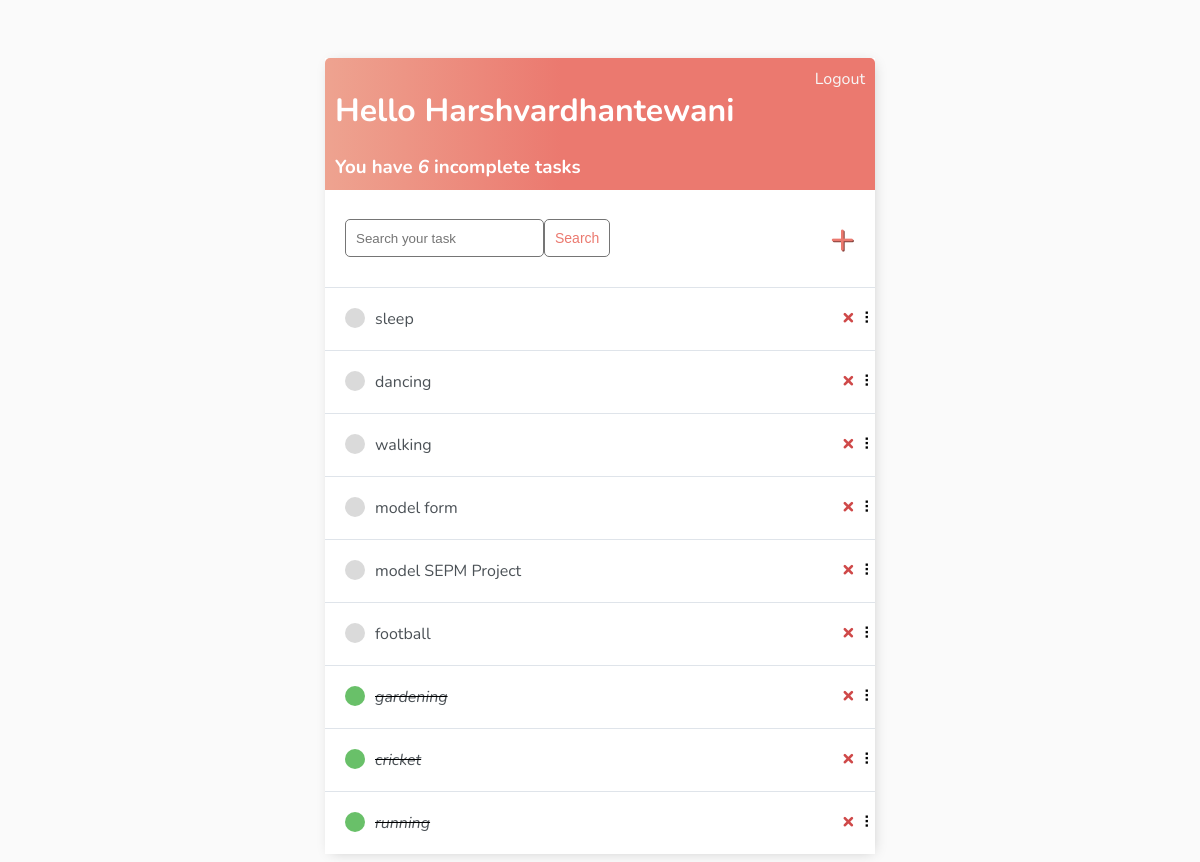
The app's page / (signed in) with its own data.
### base/models.py (models this page shows)
class Task(models.Model):
    user = models.ForeignKey(User, on_delete=models.CASCADE, null=True, blank=True)
    title =models.CharField(max_length=200)
    description =models.TextField(null=True, blank=True)
    complete =models.BooleanField(default=False)
    create =models.DateTimeField(auto_now_add=True)
    def __str__(self):
        return self.title
    class Meta:
        ordering=['complete']

### base/views.py (the view)
# urls.py: path("", TaskList.as_view(), name="tasks"),
class TaskList(LoginRequiredMixin, ListView):
    model =  Task
    context_object_name="tasks"
    def get_context_data(self, **kwargs):
        context= super().get_context_data(**kwargs)
        context['tasks']=context['tasks'].filter(user=self.request.user)
        context['count']=context['tasks'].filter(complete=False).count()
        search_input=self.request.GET.get('search-area') or ''
        if search_input:
            context['tasks']=context['tasks'].filter(title__startswith=search_input)
        return context
        context['search_input']=search_input

### base/templates/base/task_list.html
{% extends 'base/main.html' %}
{% block content %}
<div class="header-bar">
    <div>
        <h1>Hello {{request.user|title}}</h1>
        <h3 style="margin:0">You have <i>{{count}}</i> incomplete task{{count|pluralize:"s"}}</h3>
    </div>
    {% if request.user.is_authenticated %}
    <a href="{% url 'logout' %}">Logout</a>
    {% else %}
    <a href="{% url 'login' %}">Login</a>
    {% endif %}
</div>
<div id="search-add-wrapper">
    <form method="GET" style="display: flex;">
        <input type='text' name='search-area' placeholder="Search your task" value="{{search_input}}">
        <input class="button" type="submit" value='Search'>
    </form>
    {% if tasks|length > 0 %}
    <a id="add-link" href="{% url 'task-create' %}">&#x2b;</a>
    {% endif %}
</div>
<div id="tasklist" class="task-items-wrapper">
    {% for task in tasks %}
    <div class="task-wrapper" data-position="{{task.pk}}">
        <div class="task-title">
            {% if task.complete %}
            <div class="task-complete-icon"></div>
            <i><s><a href="{% url 'task-update' task.id %}">{{task}}</a></s></i> {% else %}
            <div class="task-incomplete-icon"></div>
            <a href="{% url 'task-update' task.id %}">{{task}}</a> {% endif %}
        </div>
        <div class="task-controls">
            <a class="delete-link" href="{% url 'task-delete' task.id %}">&#215;</a>
            <span class="handle">&nbsp;&#10247;</span>
        </div>
    </div>
    {% empty %}
    <div style="text-align: center; padding-bottom: 10px; line-height: 1em;">
        <h3>No new tasks are created.</h3>
        <h3>Create a <a style="text-decoration: none; color: #e53935;" href="{% url 'task-create' %}">New task</a> ! </h3>
    </div>
    {% endfor %}
</div>
{% endblock content %}

### base/templates/base/main.html (shortened to what this page needs)
<!DOCTYPE html>
<html>
    <head>
    </head>
    <body>
        <div class="container">
            {% block content %}
            {% endblock content %}
    </body>
</html>

### base/templates/base/main.html (style rules this page uses)
body { background-color: #FAFAFA; font-family: 'Nunito', sans-serif; padding-top: 50px ; }
a, p { color:#4b5156; }
.container { max-width: 550px; margin: auto; background-color: #fff; -webkit-box-shadow: 2px 2px 13px -4px rgba(0,0,0,0.21); box-shadow: 2px 2px 13px -4px rgba(0,0,0,0.21); }
.header-bar { display: flex; justify-content: space-between; color: #fff; padding: 10px; border-radius: 5px 5px 0 0; background: linear-gradient(90deg, #EEA390 0%, #EB796F 43%, #EB796F 100% ); }
.header-bar a { color:rgb(247,247,247); text-decoration: none; }
.task-wrapper { display: flex; align-items: center; justify-content: space-between; background-color: #fff; border-top: 1px solid #dfe4ea; overflow: hidden; }
.task-title { display: flex; padding: 20px; }
.task-title a { text-decoration: none; color: #4b5156; margin-left: 10px; }
.task-complete-icon { height: 20px; width: 20px; background-color: rgb(105, 192, 105); border-radius: 50%; }
.task-incomplete-icon { height: 20px; width: 20px; background-color: rgb(218, 218, 218); border-radius: 50%; }
.delete-link { text-decoration: none; font-weight: 900; color: #cf4949; font-size: 22px; line-height: 0; padding: 20px 0px; }
#add-link { color: #EB796F; text-decoration: none; font-size: 42px; text-shadow: 1px 1px #81413b; }
#search-add-wrapper { display: flex; justify-content: space-between; align-items: center; padding: 20px; }
input[type=text], input[type=password], textarea { border: 1px solid #757575; border-radius: 5px; padding: 10px; width: 90%; }
.button { border: 1px solid #757575; background-color: #FFF; color: #EB796F; padding: 10px; font-size: 14px; border-radius: 5px; cursor: pointer; text-decoration: none; }

### records on screen
Task: title "sleep"
Task: title "dancing"
Task: title "walking"
Task: title "model form"
Task: title "model SEPM Project"
Task: title "football"
Task: title "gardening"
Task: title "cricket"
Task: title "running"

### other values on screen
{{ request.user|title }} "Harshvardhantewani"
{{ count }} "6"
